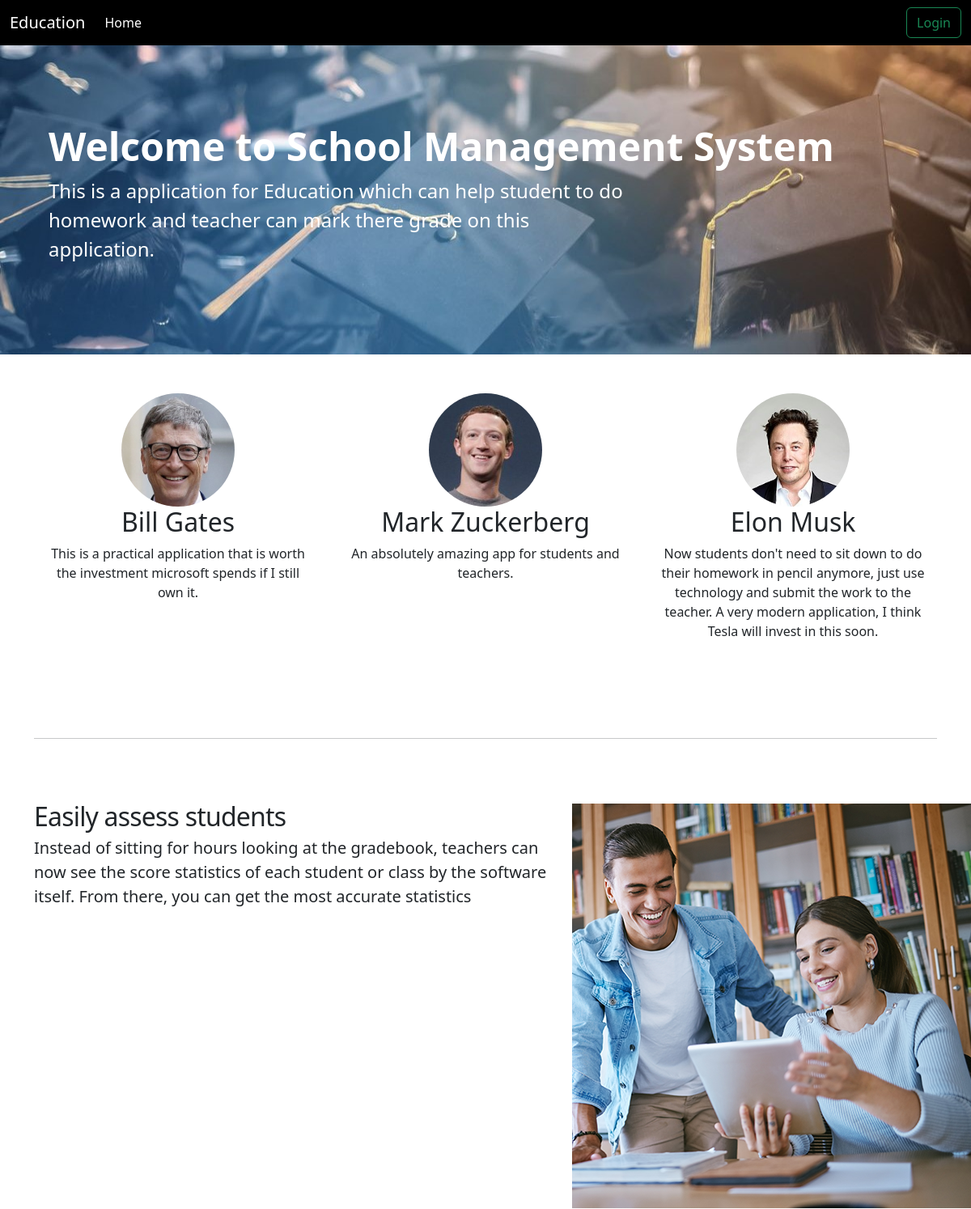
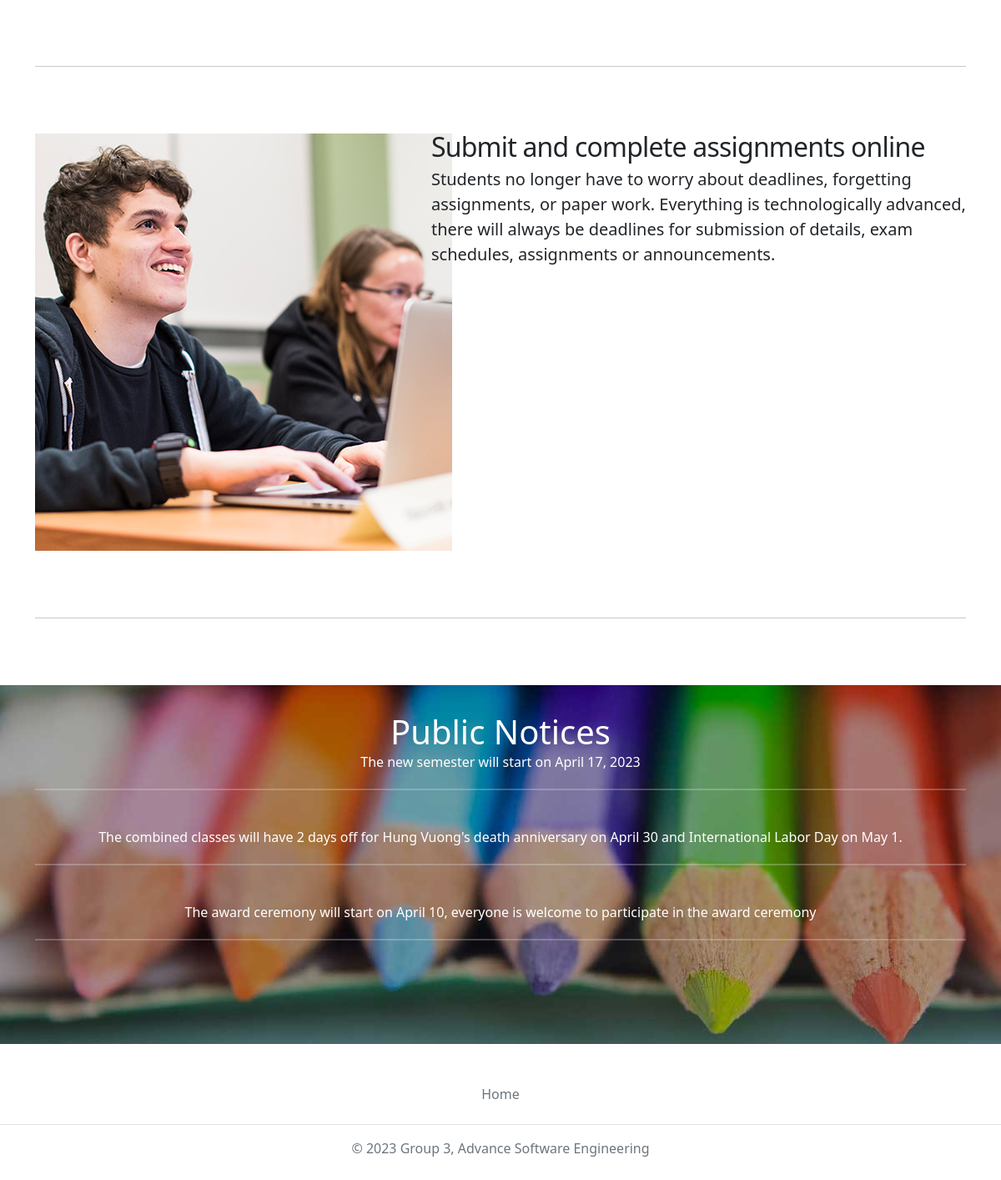
Page /homepage/index.php on the committed database (2 pictures, top to bottom).
### tables this page shows
CREATE TABLE IF NOT EXISTS `public_notices` (
  `notice_id` int(11) NOT NULL AUTO_INCREMENT,
  `acc_id` int(11) NOT NULL,
  `notice_title` varchar(255) NOT NULL,
  `notice_body` varchar(255) NOT NULL,
  `date_created` datetime NOT NULL DEFAULT CURRENT_TIMESTAMP,
  PRIMARY KEY (`notice_id`)
);

### admin/func/PublicNoticeHandler.php (called while the page is built, shortened)
<?php
    function getPublicNotices(){
        global $conn;
        $sql = "SELECT *, pn.date_created as date, u.Fname, u.Lname
                FROM public_notices pn JOIN users u ON pn.acc_id = u.id";
        $stmt = $conn->prepare($sql);
        $stmt->execute();
        $results = $stmt->get_result();
        return $results->fetch_all(MYSQLI_ASSOC);
    }
?>

### homepage/index.php (the view, shortened to what this page needs)
<?php
  include "../func/db.php";
  include "../admin/func/PublicNoticeHandler.php";
  $publicNotices = getPublicNotices();
?>
<!DOCTYPE html>
<html lang="en">
<head>
    <link rel="stylesheet" href="css/bootstrap.css">
    <link rel="stylesheet" href="css/style.css">
</head>
<body style="background-color: #f5f5f5; background: none;">
    <nav class="navbar navbar-expand-md navbar-dark bg-black ">
        <div class="container-fluid">
          <a class="navbar-brand" href="#">Education</a>
          <div class="collapse navbar-collapse" id="navbarCollapse">
            <ul class="navbar-nav me-auto mb-2 mb-md-0">
              <li class="nav-item">
                <a class="nav-link active" aria-current="page" href="#">Home</a>
              </li>
            </ul>
              <button id="loginButton" class="btn btn-outline-success" type="submit">Login</button>
          </div>
        </div>
      </nav>
      <div class="p-5 m-auto text-bg-primary mb-5" style="background-image: url(images/background-2.jpeg); background-size: cover;">
        <div class="container-fluid py-5">
          <h1 class="display-5 fw-bold">Welcome to School Management System</h1>
          <p class="col-md-8 fs-4">This is a application for Education which can help student to do homework and teacher can mark there grade on this application.</p>
        </div>
      </div>
      <div class="container marketing">
        <div class="row">
          <div class="col-lg-4">
              <img src="images/pic-1.jpg" class="rounded-circle" width="140" height="140" alt="">
            <h2 class="fw-normal">Bill Gates</h2>
            <p>This is a practical application that is worth the investment microsoft spends if I still own it.</p>
          </div>
          <div class="col-lg-4">
            <img src="images/pic-2.jpg" class="rounded-circle" width="140" height="140" alt="">
            <h2 class="fw-normal">Mark Zuckerberg</h2>
            <p>An absolutely amazing app for students and teachers.</p>
          </div>
          <div class="col-lg-4">
            <img src="images/pic-3.jpg" class="rounded-circle" width="140" height="140" alt="">
            <h2 class="fw-normal">Elon Musk</h2>
            <p>Now students don't need to sit down to do their homework in pencil anymore, just use technology and submit the work to the teacher. A very modern application, I think Tesla will invest in this soon.</p>
          </div>
        </div>
        <hr class="featurette-divider">
        <div class="row featurette">
          <div class="col-md-7">
            <h2 class="featurette-heading fw-normal lh-1">Easily assess students<span class="text-muted"></span></h2>
            <p class="lead">Instead of sitting for hours looking at the gradebook, teachers can now see the score statistics of each student or class by the software itself. From there, you can get the most accurate statistics</p>
          </div>
          <div class="col-md-5">
            <img src="images/study-1.png" width="500" height="500" alt="">
          </div>
        </div>
        <hr class="featurette-divider">
        <div class="row featurette">
          <div class="col-md-5">
            <img src="images/study-2.jpg" alt="">
          </div>
          <div class="col-md-7">
            <h2 class="featurette-heading fw-normal lh-1">Submit and complete assignments online <span class="text-muted"></span></h2>
            <p class="lead">Students no longer have to worry about deadlines, forgetting assignments, or paper work. Everything is technologically advanced, there will always be deadlines for submission of details, exam schedules, assignments or announcements.</p>
          </div>
        </div>
        <hr class="featurette-divider">
      </div>
      <div class="testimonials" style="background: url(images/i15.jpg) no-repeat 0 0px;background-size: cover;padding: 2em 0 0 0;position: relative;text-align: center;margin-bottom: 0;min-height: 307px;">
        <div class="container">
            <div class="testimonial-nfo">
              <h3 style="color: #FFF;font-size: 40px;font-weight: 300;margin: 0;">Public Notices</h3>
              <marquee style="height:350px;" direction="up" onmouseover="this.stop();" onmouseout="this.start();">
                <?php foreach($publicNotices as $notice) { ?>
                <a style="color: #fff; text-decoration: none !important;" href="publicNotices.php" style="color:#fff;">
                  <?=$notice['notice_body']?></a>
                <hr style="margin-top: 20px;margin-bottom: 20px;border: 0;border-top: 2px solid #eee;"><br>
                <?php } ?>
              </marquee>
            </div>
        </div>
        </div>
  <footer class="py-3 my-4">
    <ul class="nav justify-content-center border-bottom pb-3 mb-3">
      <li class="nav-item"><a href="#" class="nav-link px-2 text-muted">Home</a></li>
    </ul>
    <p class="text-center text-muted">&copy; 2023 Group 3, Advance Software Engineering</p>
  </footer>
</body>
</html>

### homepage/css/style.css (style rules this page uses)
.marketing .col-lg-4 { margin-bottom: 1.5rem; text-align: center; }
.marketing .col-lg-4 p { margin-right: .75rem; margin-left: .75rem; }
.featurette-divider { margin: 5rem 0; }
.featurette-heading { letter-spacing: -.05rem; }

### rows in the picture
public_notices: notice_body "The new semester will start on April 17, 2023"
public_notices: notice_body "The combined classes will have 2 days off for Hung Vuong's death anniversary on April 30 and International Labor Day on May 1."
public_notices: notice_body "The award ceremony will start on April 10, everyone is welcome to participate in the award ceremony"
